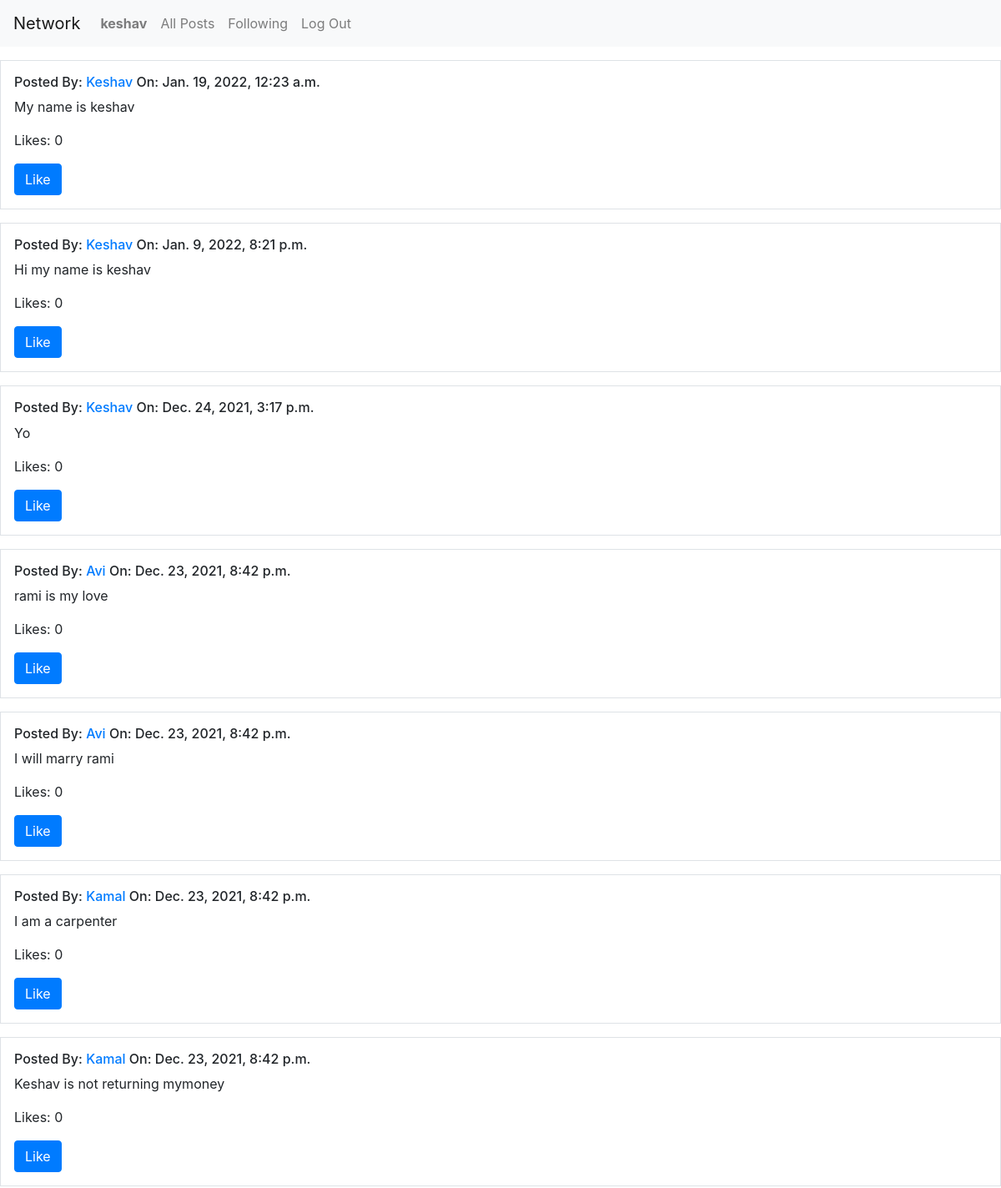
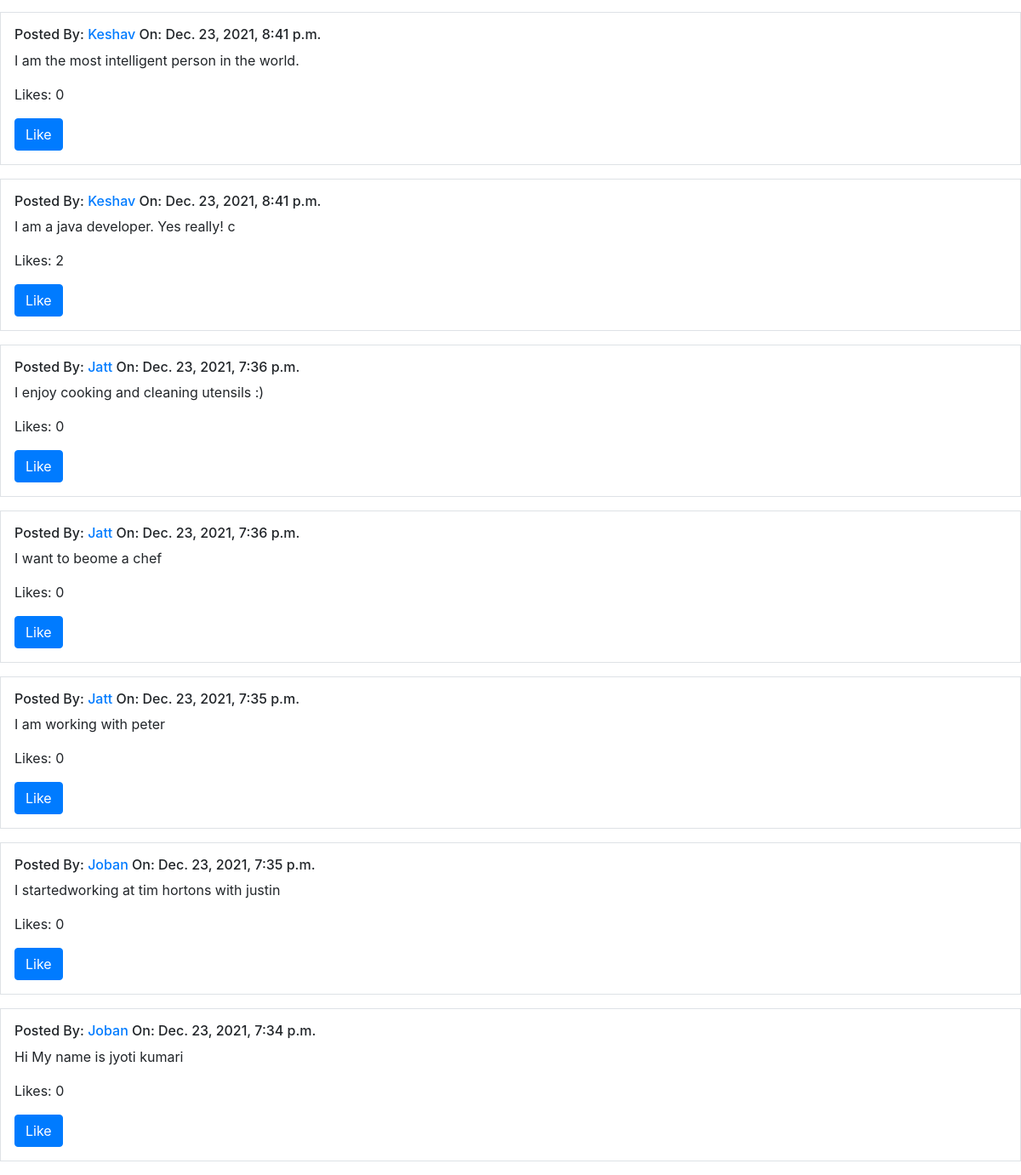
Screenshot of /allPosts (signed in) with the database file from the repository (2 pictures, top to bottom).
### network/models.py (models this page shows)
class User(AbstractUser):
    followers = models.ManyToManyField("User",default=None,related_name="user")
    following = models.ManyToManyField("User",default=None,related_name="follower")

class Post(models.Model):
    user= models.ForeignKey("User",on_delete=models.CASCADE,related_name="posts")
    content=models.TextField(max_length=255)
    like=models.PositiveIntegerField(default=0)
    unlike=models.PositiveIntegerField(default=0)
    timeStamp=models.DateTimeField(auto_now_add=True)
    objects=PostManager()
    def __str__(self):
        return str(self.content)

### network/views.py (the view)
# urls.py: path("allPosts",views.allPosts,name="allPosts"),
def allPosts(request):
    return render(request, "network/allPosts.html",{
        "Posts": Post.objects.all().order_by('-timeStamp')
    })

### network/templates/network/allPosts.html (shortened to what this page needs)
{% extends "network/layout.html" %}
{% block body %}
  {% for post in Posts %}
  <div class="container-fluid p-3 my-3 border">
      <h6>Posted By: <a href="{% url 'profilePage' post.user.id %}">{{post.user.username.capitalize}}</a> On: {{post.timeStamp}}</h6>
      <p>{{post}}</p>
      <p>Likes: {{post.like}}</p>
      <button class="btn btn-primary">Like</button>
  </div>
  {% endfor %}
{% endblock %}

### network/templates/network/layout.html (shortened to what this page needs)
{% load static %}
<!DOCTYPE html>
<html lang="en">
    <head>
        <link rel="stylesheet" href="https://stackpath.bootstrapcdn.com/bootstrap/4.4.1/css/bootstrap.min.css">
        <link href="{% static 'network/styles.css' %}" rel="stylesheet">
    </head>
    <body>
        <nav class="navbar navbar-expand-lg navbar-light bg-light">
            <a class="navbar-brand" href="{% url 'index' %}">Network</a>
            <div>
              <ul class="navbar-nav mr-auto">
                {% if user.is_authenticated %}
                    <li class="nav-item">
                        <a class="nav-link" href="{% url 'profilePage' user.id %}"><strong>{{ user.username }}</strong></a>
                    </li>
                {% endif %}
                <li class="nav-item">
                  <a class="nav-link" href="{% url 'allPosts' %}">All Posts</a>
                </li>
                {% if user.is_authenticated %}
                    <li class="nav-item">
                        <a class="nav-link" href="{% url 'following' %}">Following</a>
                    </li>
                    <li class="nav-item">
                        <a class="nav-link" href="{% url 'logout' %}">Log Out</a>
                    </li>
                {% endif %}
              </ul>
            </div>
          </nav>
        <div class="body">
            {% block body %}
            {% endblock %}
        </div>
    </body>
</html>

### rows the page displays
User: username "keshav"
Post: user.username "Keshav", timeStamp "Jan. 19, 2022, 12:23 a.m.", content "My name is keshav", like "0"
Post: user.username "Keshav", timeStamp "Jan. 9, 2022, 8:21 p.m.", content "Hi my name is keshav", like "0"
Post: user.username "Keshav", timeStamp "Dec. 24, 2021, 3:17 p.m.", content "Yo", like "0"
Post: user.username "Avi", timeStamp "Dec. 23, 2021, 8:42 p.m.", content "rami is my love", like "0"
Post: user.username "Avi", timeStamp "Dec. 23, 2021, 8:42 p.m.", content "I will marry rami", like "0"
Post: user.username "Kamal", timeStamp "Dec. 23, 2021, 8:42 p.m.", content "I am a carpenter", like "0"
Post: user.username "Kamal", timeStamp "Dec. 23, 2021, 8:42 p.m.", content "Keshav is not returning mymoney", like "0"
Post: user.username "Keshav", timeStamp "Dec. 23, 2021, 8:41 p.m.", content "I am the most intelligent person in the world.", like "0"
Post: user.username "Keshav", timeStamp "Dec. 23, 2021, 8:41 p.m.", content "I am a java developer. Yes really! c", like "2"
Post: user.username "Jatt", timeStamp "Dec. 23, 2021, 7:36 p.m.", content "I enjoy cooking and cleaning utensils :)", like "0"
Post: user.username "Jatt", timeStamp "Dec. 23, 2021, 7:36 p.m.", content "I want to beome a chef", like "0"
Post: user.username "Jatt", timeStamp "Dec. 23, 2021, 7:35 p.m.", content "I am working with peter", like "0"
Post: user.username "Joban", timeStamp "Dec. 23, 2021, 7:35 p.m.", content "I startedworking at tim hortons with justin", like "0"
Post: user.username "Joban", timeStamp "Dec. 23, 2021, 7:34 p.m.", content "Hi My name is jyoti kumari", like "0"
